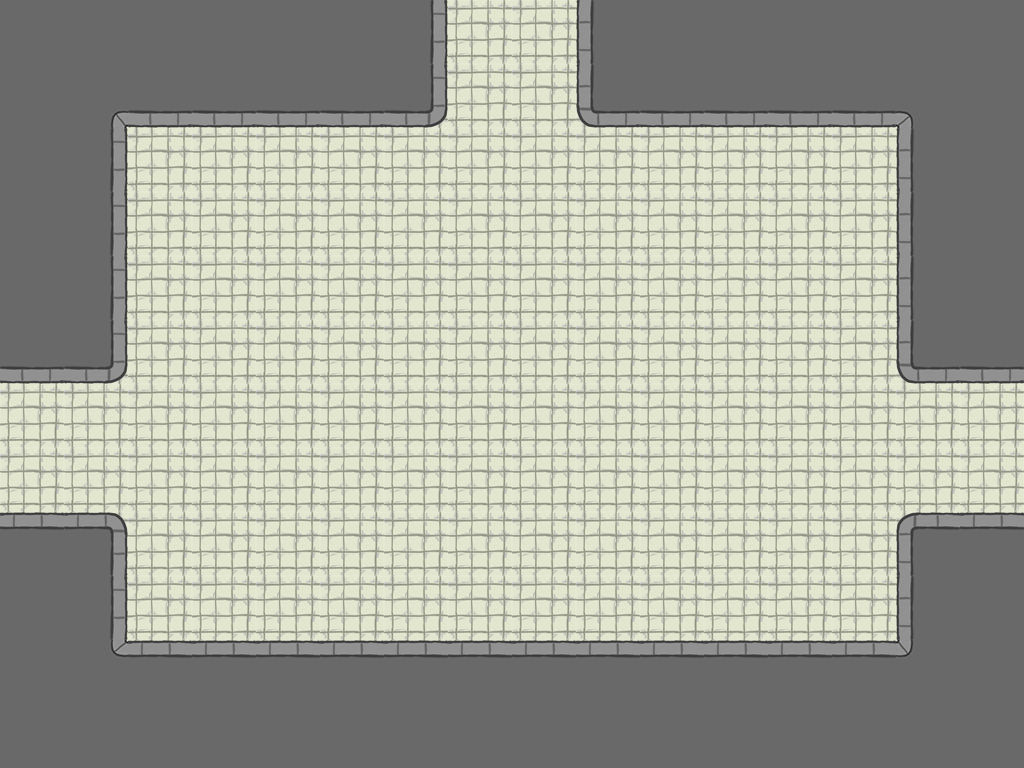

Rendered tile map (Tiled .tmx) drawn with the repository's tilesets; below, a short description and the full map source, tile grids included:
An orthogonal 16x12 tile map with 64x64 px tiles, 1 tile layer (Tiles) and 5 objects (3x Door, 2x Turret).

<map version="1.0" orientation="orthogonal" width="16" height="12" tilewidth="64" tileheight="64">
 <tileset firstgid="1" name="tileset" tilewidth="64" tileheight="64">
  <image source="../TileSets/tileset.png" width="384" height="192" />
  <tile id="0">
   <properties>
    <property name="walkCost" value="100" />
   </properties>
  </tile>
  <tile id="1">
   <properties>
    <property name="walkCost" value="100" />
   </properties>
  </tile>
  <tile id="6">
   <properties>
    <property name="walkCost" value="100" />
   </properties>
  </tile>
 </tileset>
 <layer name="Tiles" width="16" height="12">
  <data>
   <tile gid="8" />
   <tile gid="8" />
   <tile gid="8" />
   <tile gid="8" />
   <tile gid="8" />
   <tile gid="8" />
   <tile gid="5" />
   <tile gid="1" />
   <tile gid="1" />
   <tile gid="6" />
   <tile gid="8" />
   <tile gid="8" />
   <tile gid="8" />
   <tile gid="8" />
   <tile gid="8" />
   <tile gid="8" />
   <tile gid="8" />
   <tile gid="17" />
   <tile gid="4" />
   <tile gid="4" />
   <tile gid="4" />
   <tile gid="4" />
   <tile gid="9" />
   <tile gid="1" />
   <tile gid="1" />
   <tile gid="11" />
   <tile gid="4" />
   <tile gid="4" />
   <tile gid="4" />
   <tile gid="4" />
   <tile gid="16" />
   <tile gid="8" />
   <tile gid="8" />
   <tile gid="5" />
   <tile gid="1" />
   <tile gid="1" />
   <tile gid="1" />
   <tile gid="1" />
   <tile gid="1" />
   <tile gid="1" />
   <tile gid="1" />
   <tile gid="1" />
   <tile gid="1" />
   <tile gid="1" />
   <tile gid="1" />
   <tile gid="1" />
   <tile gid="6" />
   <tile gid="8" />
   <tile gid="8" />
   <tile gid="5" />
   <tile gid="1" />
   <tile gid="1" />
   <tile gid="1" />
   <tile gid="1" />
   <tile gid="1" />
   <tile gid="1" />
   <tile gid="1" />
   <tile gid="1" />
   <tile gid="1" />
   <tile gid="1" />
   <tile gid="1" />
   <tile gid="1" />
   <tile gid="6" />
   <tile gid="8" />
   <tile gid="8" />
   <tile gid="5" />
   <tile gid="1" />
   <tile gid="1" />
   <tile gid="1" />
   <tile gid="1" />
   <tile gid="1" />
   <tile gid="1" />
   <tile gid="1" />
   <tile gid="1" />
   <tile gid="1" />
   <tile gid="1" />
   <tile gid="1" />
   <tile gid="1" />
   <tile gid="6" />
   <tile gid="8" />
   <tile gid="4" />
   <tile gid="9" />
   <tile gid="1" />
   <tile gid="1" />
   <tile gid="1" />
   <tile gid="1" />
   <tile gid="1" />
   <tile gid="1" />
   <tile gid="1" />
   <tile gid="1" />
   <tile gid="1" />
   <tile gid="1" />
   <tile gid="1" />
   <tile gid="1" />
   <tile gid="11" />
   <tile gid="4" />
   <tile gid="1" />
   <tile gid="1" />
   <tile gid="1" />
   <tile gid="1" />
   <tile gid="1" />
   <tile gid="1" />
   <tile gid="1" />
   <tile gid="1" />
   <tile gid="1" />
   <tile gid="1" />
   <tile gid="1" />
   <tile gid="1" />
   <tile gid="1" />
   <tile gid="1" />
   <tile gid="1" />
   <tile gid="1" />
   <tile gid="1" />
   <tile gid="1" />
   <tile gid="1" />
   <tile gid="1" />
   <tile gid="1" />
   <tile gid="1" />
   <tile gid="1" />
   <tile gid="1" />
   <tile gid="1" />
   <tile gid="1" />
   <tile gid="1" />
   <tile gid="1" />
   <tile gid="1" />
   <tile gid="1" />
   <tile gid="1" />
   <tile gid="1" />
   <tile gid="3" />
   <tile gid="12" />
   <tile gid="1" />
   <tile gid="1" />
   <tile gid="1" />
   <tile gid="1" />
   <tile gid="1" />
   <tile gid="1" />
   <tile gid="1" />
   <tile gid="1" />
   <tile gid="1" />
   <tile gid="1" />
   <tile gid="1" />
   <tile gid="1" />
   <tile gid="10" />
   <tile gid="3" />
   <tile gid="8" />
   <tile gid="5" />
   <tile gid="1" />
   <tile gid="1" />
   <tile gid="1" />
   <tile gid="1" />
   <tile gid="1" />
   <tile gid="1" />
   <tile gid="1" />
   <tile gid="1" />
   <tile gid="1" />
   <tile gid="1" />
   <tile gid="1" />
   <tile gid="1" />
   <tile gid="6" />
   <tile gid="8" />
   <tile gid="8" />
   <tile gid="18" />
   <tile gid="3" />
   <tile gid="3" />
   <tile gid="3" />
   <tile gid="3" />
   <tile gid="3" />
   <tile gid="3" />
   <tile gid="3" />
   <tile gid="3" />
   <tile gid="3" />
   <tile gid="3" />
   <tile gid="3" />
   <tile gid="3" />
   <tile gid="15" />
   <tile gid="8" />
   <tile gid="8" />
   <tile gid="8" />
   <tile gid="8" />
   <tile gid="8" />
   <tile gid="8" />
   <tile gid="8" />
   <tile gid="8" />
   <tile gid="8" />
   <tile gid="8" />
   <tile gid="8" />
   <tile gid="8" />
   <tile gid="8" />
   <tile gid="8" />
   <tile gid="8" />
   <tile gid="8" />
   <tile gid="8" />
  </data>
 </layer>
 <objectgroup name="Objects" width="16" height="12">
  <object name="DoorYellow" type="Door" x="477" y="25" width="64" height="64">
   <properties>
    <property name="direction" value="up" />
    <property name="locked" value="0" />
   </properties>
  </object>
  <object name="DoorRed" type="Door" x="929" y="413" width="64" height="64">
   <properties>
    <property name="direction" value="right" />
    <property name="locked" value="1" />
   </properties>
  </object>
  <object name="Turret1" type="Turret" x="193" y="191" width="64" height="64">
   <properties>
    <property name="endAngle" value="180" />
    <property name="projectileType" value="1" />
    <property name="rateOfFire" value="1" />
    <property name="rateOfRotation" value="1" />
    <property name="rotationsFiring" value="0" />
    <property name="rotationsIdle" value="0" />
    <property name="startAngle" value="0" />
   </properties>
  </object>
  <object name="Turret2" type="Turret" x="769" y="193" width="64" height="64">
   <properties>
    <property name="endAngle" value="-90" />
    <property name="projectileType" value="2" />
    <property name="rateOfFire" value="3" />
    <property name="rateOfRotation" value="3" />
    <property name="rotationsFiring" value="1" />
    <property name="rotationsIdle" value="2" />
    <property name="startAngle" value="0" />
   </properties>
  </object>
  <object name="DoorYellow" type="Door" x="28" y="413" width="64" height="64">
   <properties>
    <property name="direction" value="left" />
    <property name="locked" value="0" />
   </properties>
  </object>
 </objectgroup>
</map>
